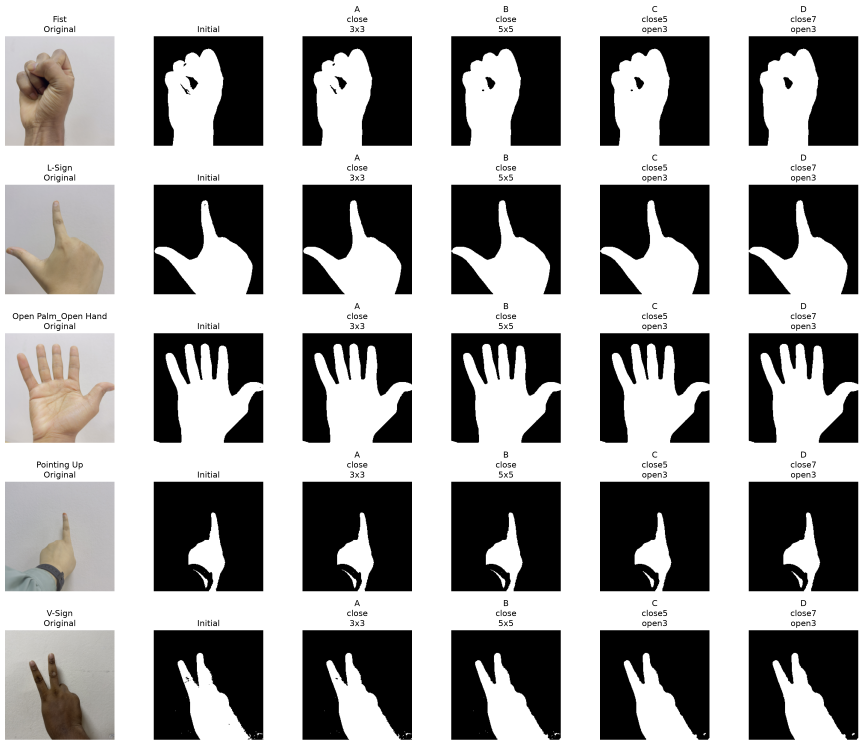
#> input picture figures/comparaison_morphologie_hsv.png, 3452 x 2979 px, given as the content of the folder data/raw/Fist, which was not available (shown at 1/4 size)
$ python test_hsv_feasibility.py
#> lines starting #> are read from the running program, lines starting #| are printed output that depends on the picture; after the words box and inside, x2 and y2 are one past the last pixel; in counts of white or black regions, pixels touching at a corner belong together; pictures that were not available may be replaced by others from this repository, and a replacement may not be noted

from pathlib import Path
import random

import cv2
import numpy as np
import matplotlib.pyplot as plt

from PIL import Image
import pillow_heif


# --------------------------------------------------
# 1. Configuration
# --------------------------------------------------

DOSSIER_DATASET = Path("data/raw")
DOSSIER_FIGURES = Path("figures")

DOSSIER_FIGURES.mkdir(parents=True, exist_ok=True)

random.seed(42)

CLASSES = [
    "Fist",
    "L-Sign",
    "Open Palm_Open Hand",
    "Pointing Up",
    "V-Sign",
]

# Premier seuil exploratoire HSV.
# Attention : les valeurs sont celles attendues par OpenCV :
# H entre 0 et 179 ; S et V entre 0 et 255.
SEUIL_BAS = np.array([0, 20, 40], dtype=np.uint8)
SEUIL_HAUT = np.array([25, 255, 255], dtype=np.uint8)


# --------------------------------------------------
# 2. Lecture des images, y compris les fichiers HEIC
# --------------------------------------------------

pillow_heif.register_heif_opener()
#> (this line was passed over: pillow_heif is not available in this run)


def lire_image(chemin):
    extension = chemin.suffix.lower()

    if extension == ".heic":
        # Pillow lit le HEIC puis fournit une image RGB.
        image_rgb = np.array(
            Image.open(chemin).convert("RGB")
        )
        image_bgr = cv2.cvtColor(
            image_rgb, cv2.COLOR_RGB2BGR
        )
    else:
        image_bgr = cv2.imread(str(chemin))

    if image_bgr is None:
        raise ValueError(
            f"Impossible de lire l'image : {chemin}"
        )

    return image_bgr


# --------------------------------------------------
# 3. Sélection d'une image par classe
# --------------------------------------------------

echantillon = []

extensions = {".jpg", ".jpeg", ".png", ".heic"}

for nom_classe in CLASSES:
    dossier_classe = DOSSIER_DATASET / nom_classe

    fichiers = [
        f for f in dossier_classe.iterdir()
        if f.is_file() and f.suffix.lower() in extensions
    ]

    if not fichiers:
        print(f"Aucune image trouvée dans {dossier_classe}")
        continue

    chemin = random.choice(fichiers)
    echantillon.append((nom_classe, chemin))

print(f"Nombre d'images sélectionnées : {len(echantillon)}")

for classe, chemin in echantillon:
    print(f"{classe} : {chemin.name}")


# --------------------------------------------------
# 4. Conversion HSV et création du masque
# --------------------------------------------------

fig, axes = plt.subplots(
    len(echantillon), 3,
    figsize=(12, 4 * len(echantillon))
)

# Évite les problèmes lorsque l'échantillon ne contient
# qu'une seule ligne.
axes = np.atleast_2d(axes)

for i, (classe, chemin) in enumerate(echantillon):

    image_bgr = lire_image(chemin)
#> in lire_image, image_bgr is the input picture: shape (2979, 3452, 3); mean B, G, R 161.2, 161.8, 162.6

    # Réduction uniquement pour accélérer le test.
    # Cela ne modifie pas les fichiers du dataset.
    hauteur, largeur = image_bgr.shape[:2]
#> hauteur = 2979; largeur = 3452
    facteur = min(512 / largeur, 512 / hauteur, 1.0)
#> facteur = 0.148

    nouvelle_taille = (
        int(largeur * facteur),
        int(hauteur * facteur)
    )
#> nouvelle_taille = (512, 441)

    image_bgr = cv2.resize(
        image_bgr,
        nouvelle_taille,
        interpolation=cv2.INTER_AREA
    )
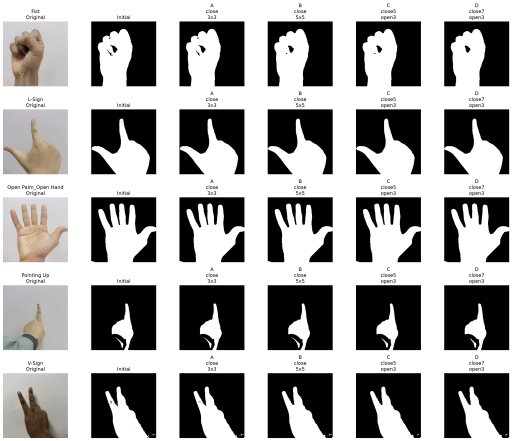
#> image_bgr: shape (441, 512, 3); mean B, G, R 161.2, 161.8, 162.6

    # OpenCV attend une image BGR en entrée.
    image_hsv = cv2.cvtColor(
        image_bgr,
        cv2.COLOR_BGR2HSV
    )
#> image_hsv: shape (441, 512, 3); mean H, S, V 6.3, 2.7, 162.7

    masque = cv2.inRange(
        image_hsv,
        SEUIL_BAS,
        SEUIL_HAUT
    )
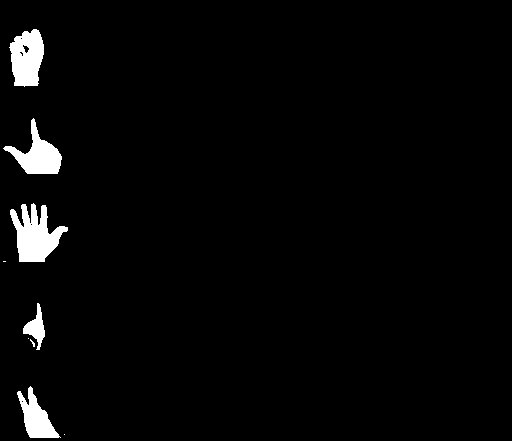
#> masque: shape (441, 512); 2.8% white; 9 white regions (4 under 20 px), largest, box (x1, y1, x2, y2) and area: (10, 203, 68, 262) 1879, (9, 29, 44, 87) 1500, (3, 118, 62, 174) 1366, (17, 386, 61, 438) 1044, (23, 303, 45, 350) 441

    # Appliquer le masque à l'image couleur.
    main_isolee = cv2.bitwise_and(
        image_bgr,
        image_bgr,
        mask=masque
    )
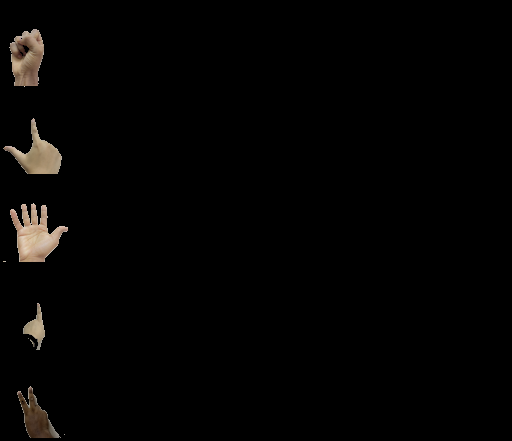
#> main_isolee: shape (441, 512, 3); mean B, G, R 3, 3.7, 4.3

    # OpenCV utilise BGR ; Matplotlib attend RGB.
    image_rgb = cv2.cvtColor(
        image_bgr, cv2.COLOR_BGR2RGB
    )
    main_rgb = cv2.cvtColor(
        main_isolee, cv2.COLOR_BGR2RGB
    )

    axes[i, 0].imshow(image_rgb)
    axes[i, 0].set_title(f"{classe} — Originale")

    axes[i, 1].imshow(masque, cmap="gray", vmin=0, vmax=255)
    axes[i, 1].set_title("Masque HSV")

    axes[i, 2].imshow(main_rgb)
    axes[i, 2].set_title("Main isolée")

    for j in range(3):
        axes[i, j].axis("off")

plt.suptitle(
    "Test préliminaire de faisabilité de la segmentation HSV",
    fontsize=14
)
plt.tight_layout()

fichier_sortie = DOSSIER_FIGURES / "test_faisabilite_hsv.png"
plt.savefig(fichier_sortie, dpi=150, bbox_inches="tight")
plt.show()

print(f"\nRésultat enregistré dans : {fichier_sortie}")
print("Test terminé.")
